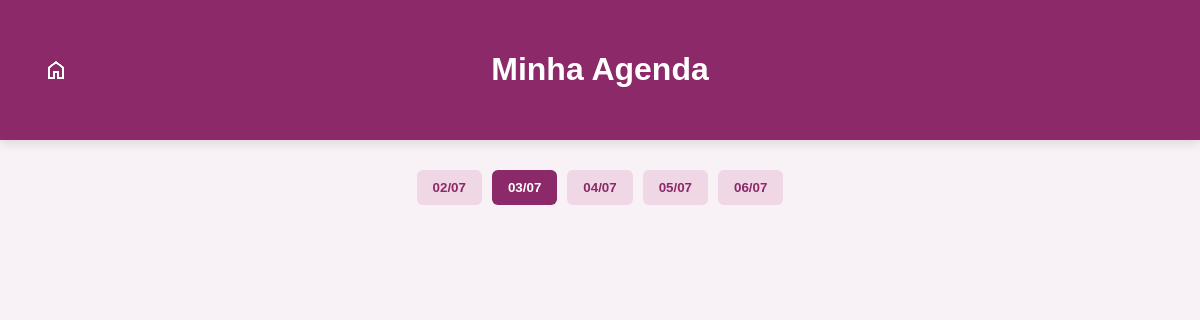
Before: /profissional/agenda?data=2025-07-03 (signed in) with the older database file.
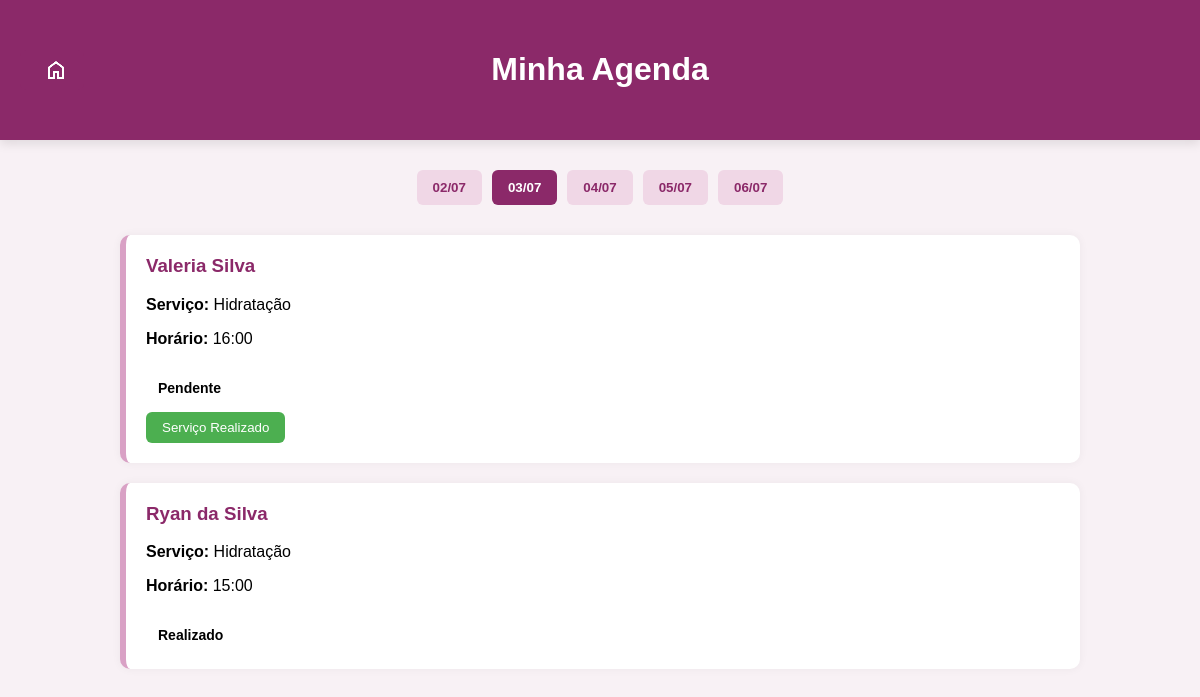
After: the same page with the newer database file.
### backend/models.py (models this page shows, shortened)
class Agendamento(db.Model):
    __tablename__ = 'agendamentos'
    idAgendamento = db.Column(db.Integer, primary_key=True)
    idCliente = db.Column(db.Integer, db.ForeignKey('clientes.idCliente'), nullable=False)
    idProfissionalServico = db.Column(db.Integer, db.ForeignKey('profissional_servicos.idProfissionalServico'), nullable=False)
    data = db.Column(db.Date, nullable=False)
    horaInicio = db.Column(db.Time, nullable=False)
    horaFim = db.Column(db.Time, nullable=False)
    status = db.Column(db.String(20), default='pendente')
    cliente = db.relationship('Cliente', back_populates='agendamentos')
    profissional_servico = db.relationship('ProfissionalServico', back_populates='agendamentos')

class Cliente(db.Model, UserMixin):
    __tablename__ = 'clientes'
    idCliente = db.Column(db.Integer, primary_key=True)
    nome = db.Column(db.String(100), nullable=False)
    email = db.Column(db.String(120), unique=True, nullable=False)
    telefone = db.Column(db.String(20), nullable=False)
    senha_hash = db.Column(db.String(256), nullable=False)
    agendamentos = db.relationship('Agendamento', back_populates='cliente', lazy=True)

class Servico(db.Model):
    __tablename__ = 'servicos'
    idServico = db.Column(db.Integer, primary_key=True)
    nome = db.Column(db.String(100), nullable=False)
    descricao = db.Column(db.Text, nullable=True)
    preco = db.Column(db.Numeric(10, 2), nullable=False)
    duracao = db.Column(db.Integer, nullable=False)
    profissional_servicos = db.relationship('ProfissionalServico', back_populates='servico', lazy=True)

### backend/views.py (the view)
@app.route('/profissional/agenda')
@login_required
def profissional_agenda():
    if not isinstance(current_user._get_current_object(), Profissional):
        abort(403)
    hoje = date.today()
    datas = [hoje + timedelta(days=i) for i in range(5)]
    data_str = request.args.get('data')
    if data_str:
        try:
            data_selecionada = datetime.strptime(data_str, '%Y-%m-%d').date()
        except ValueError:
            flash('Data inválida.', 'error')
            return redirect(url_for('profissional_agenda'))
    else:
        data_selecionada = hoje
    agendamentos = (
        Agendamento.query
        .join(ProfissionalServico)
        .filter(
            ProfissionalServico.idProfissional == current_user.idProfissional,
            Agendamento.data == data_selecionada
        )
        .all()
    )
    return render_template(
        'profissional-agenda.html',
        datas=datas,
        data_selecionada=data_selecionada,
        agendamentos=agendamentos
    )

### backend/views.py (called while the page is built)
@login_manager.user_loader
def load_user(user_id):
    if user_id.startswith('admin-'):
        admin_id = user_id.split('-')[1]
        return Administrador.query.get(admin_id)
    elif user_id.startswith('prof-'):
        prof_id = user_id.split('-')[1]
        return Profissional.query.get(prof_id)
    elif user_id.startswith('cliente-'):
        cliente_id = user_id.split('-')[1]
        return Cliente.query.get(cliente_id)
    return None

### templates/profissional-agenda.html (shortened to what this page needs)
<!DOCTYPE html>
<html lang="pt-br">
<head>
  <link rel="stylesheet" href="/static/css/style-profissional-agenda.css" />
  <link rel="stylesheet" href="/static/css/style-btnInicio.css" />
</head>
<body>
  <header>
    <h1>Minha Agenda</h1>
    <a class="btn-inicio" href="{{ url_for('profissional_inicio') }}">
             <img src="/static/img/home.png" alt="Página Inicial">
    </a>
  </header>
  <main>
    <div class="paginacao-datas">
      {% for data in datas %}
        <a href="{{ url_for('profissional_agenda') }}?data={{ data.strftime('%Y-%m-%d') }}">
          <button class="data {% if data == data_selecionada %}ativo{% endif %}">
            {{ data.strftime('%d/%m') }}
          </button>
        </a>
      {% endfor %}
    </div>
    <div class="lista-agendamentos">
  {% for agendamento in agendamentos %}
    <div class="agendamento">
      <h3>{{ agendamento.cliente.nome }}</h3>
      <p><strong>Serviço:</strong> {{ agendamento.profissional_servico.servico.nome }}</p>
      <p><strong>Horário:</strong> {{ agendamento.horaInicio.strftime('%H:%M') }}</p>
      <span class="status {{ agendamento.status|lower }}">{{ agendamento.status.capitalize() }}</span>
      {% if agendamento.status == 'pendente' %}
        <form method="POST" action="{{ url_for('confirmar_realizacao', agendamento_id=agendamento.idAgendamento) }}">
          <button type="submit" class="btn-realizado">Serviço Realizado</button>
        </form>
      {% endif %}
    </div>
  {% endfor %}
</div>
  </main>
</body>
</html>

Changed rows visible on the page:
added Agendamento: cliente.nome "Valeria Silva", profissional_servico.servico.nome "Hidratação", horaInicio "16:00", status "Pendente"
added Agendamento: cliente.nome "Ryan da Silva", profissional_servico.servico.nome "Hidratação", horaInicio "15:00", status "Realizado"
